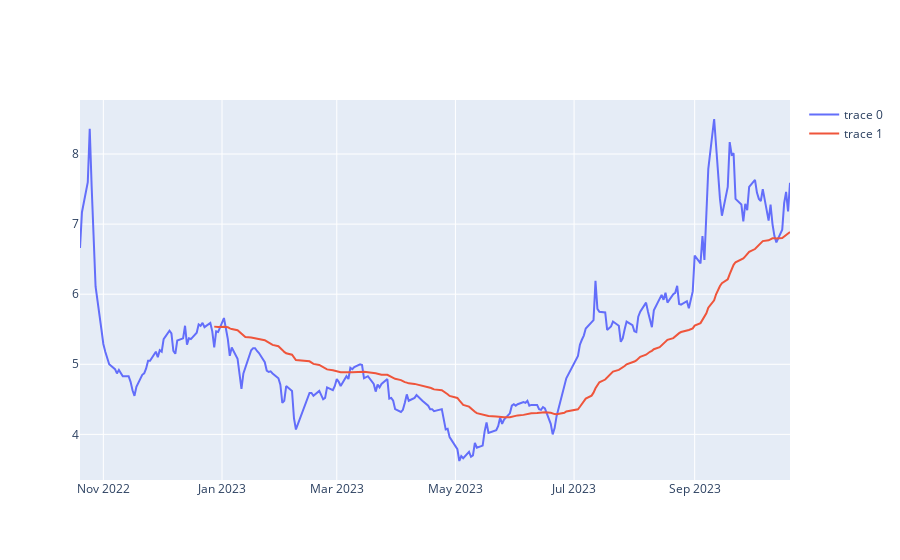

Source (notebook cell):
### Code cell
fig=go.Figure()
fig.add_trace(
    go.Scatter(x=aapl_minute_closes.index,y=aapl_minute_closes["close"])
)
fig.add_trace(
    go.Scatter(x=ema.index,y=ema.iloc[:,0])
)

### Figure 1 — Plotly figure (JSON) as saved in the notebook; plotly's stock layout.template omitted (floating-point values rounded to 4 significant figures; data arrays with more than 128 entries replaced by an {"elided": "..."} marker saying what was removed)
{"data": [{"type": "scatter", "x": {"elided": "251 str values"}, "y": {"elided": "251 float values"}}, {"type": "scatter", "x": {"elided": "251 str values"}, "y": {"elided": "251 float values"}}], "layout": {}}
